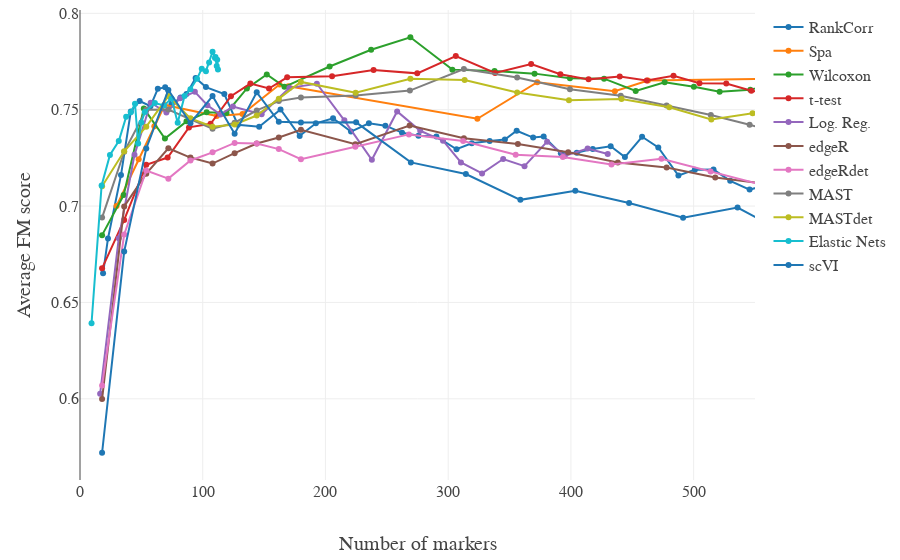

The notebook cell this image was saved under:
### Code cell
scores = ['ari', 'ami', 'fms']
score = scores[1]

if score is 'ari':
    traces = zeiselARI
elif score is 'ami':
    traces = zeiselAMI
elif score is 'fms':
    traces = zeiselFMS
else:
    print("Warning: Invalid score selected.  Printing all scores.")
    traces = zeiselAMI + zeiselFMS + zeiselARI

iplot({'data':traces, 'layout':layout})
